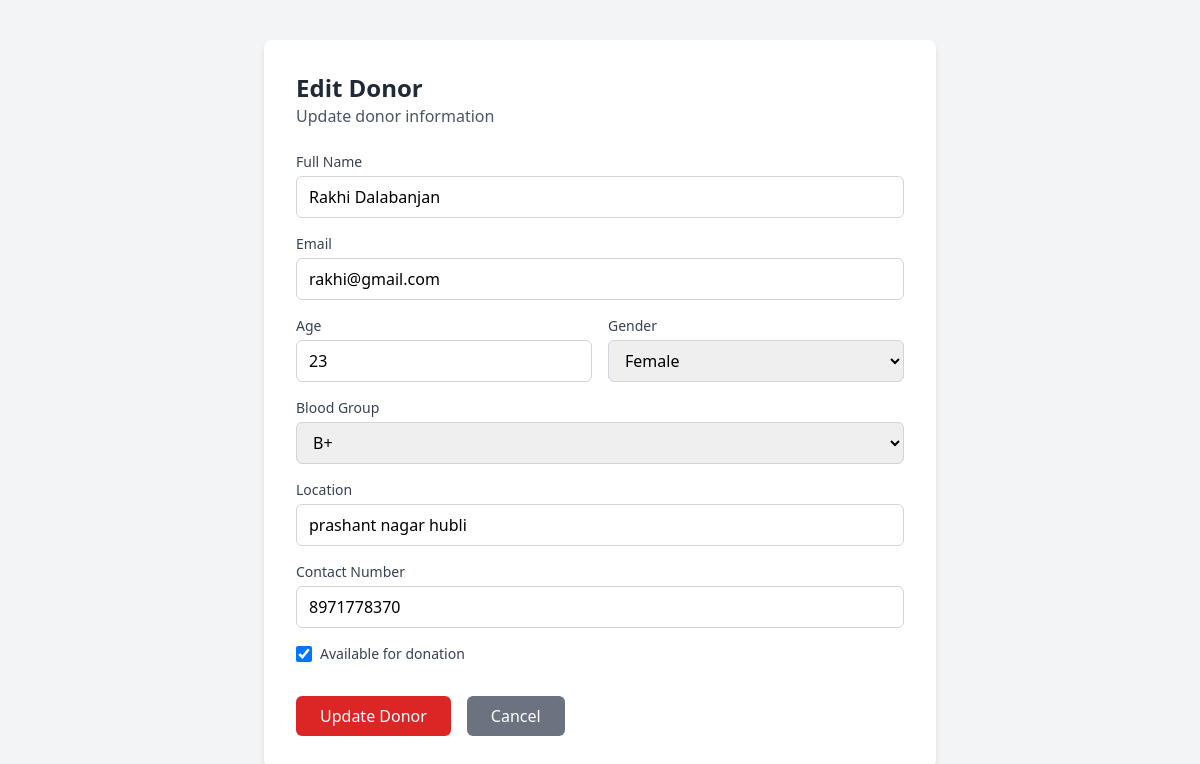
The app's page /admin/edit-donor/2 (signed in) with its own data.
### app.py (models this page shows)
class Donor(db.Model):
    id = db.Column(db.Integer, primary_key=True)
    name = db.Column(db.String(100), nullable=False)
    email = db.Column(db.String(100), unique=True, nullable=False)
    password = db.Column(db.String(200), nullable=False)
    age = db.Column(db.Integer, nullable=False)
    gender = db.Column(db.String(10), nullable=False)
    blood_group = db.Column(db.String(5), nullable=False)
    location = db.Column(db.String(200), nullable=False)
    contact = db.Column(db.String(20), nullable=False)
    availability = db.Column(db.Boolean, default=True)
    latitude = db.Column(db.Float, nullable=True)
    longitude = db.Column(db.Float, nullable=True)
    geocoded = db.Column(db.Boolean, default=False)
    last_geocoded = db.Column(db.DateTime, nullable=True)

### app.py (the view, shortened to what this page needs)
@app.route('/admin/edit-donor/<int:donor_id>', methods=['GET', 'POST'])
def admin_edit_donor(donor_id):
    if session.get('role') != 'admin':
        return redirect('/')
    donor = Donor.query.get_or_404(donor_id)
    return render_template('admin_edit_donor.html', donor=donor)

### templates/admin_edit_donor.html (shortened to what this page needs)
<!DOCTYPE html>
<html lang="en">
<head>
    <script src="https://cdn.tailwindcss.com"></script>
</head>
<body class="bg-gray-100 min-h-screen">
    <div class="max-w-2xl mx-auto py-10">
        <div class="bg-white rounded-lg shadow-md p-8">
            <div class="mb-6">
                <h1 class="text-2xl font-bold text-gray-800">Edit Donor</h1>
                <p class="text-gray-600">Update donor information</p>
            </div>
            <form method="POST" class="space-y-4">
                <div>
                    <label class="block text-sm font-medium text-gray-700 mb-1">Full Name</label>
                    <input type="text" name="name" value="{{ donor.name }}" required
                           class="w-full px-3 py-2 border border-gray-300 rounded-md focus:outline-none focus:ring-2 focus:ring-red-500">
                </div>
                <div>
                    <label class="block text-sm font-medium text-gray-700 mb-1">Email</label>
                    <input type="email" name="email" value="{{ donor.email }}" required
                           class="w-full px-3 py-2 border border-gray-300 rounded-md focus:outline-none focus:ring-2 focus:ring-red-500">
                </div>
                <div class="grid grid-cols-2 gap-4">
                    <div>
                        <label class="block text-sm font-medium text-gray-700 mb-1">Age</label>
                        <input type="number" name="age" value="{{ donor.age }}" required min="18" max="65"
                               class="w-full px-3 py-2 border border-gray-300 rounded-md focus:outline-none focus:ring-2 focus:ring-red-500">
                    </div>
                    <div>
                        <label class="block text-sm font-medium text-gray-700 mb-1">Gender</label>
                        <select name="gender" required
                                class="w-full px-3 py-2 border border-gray-300 rounded-md focus:outline-none focus:ring-2 focus:ring-red-500">
                            <option value="Female" {{ 'selected' if donor.gender == 'Female' else '' }}>Female</option>
                        </select>
                    </div>
                </div>
                <div>
                    <label class="block text-sm font-medium text-gray-700 mb-1">Blood Group</label>
                    <select name="blood_group" required
                            class="w-full px-3 py-2 border border-gray-300 rounded-md focus:outline-none focus:ring-2 focus:ring-red-500">
                        <option value="B+" {{ 'selected' if donor.blood_group == 'B+' else '' }}>B+</option>
                    </select>
                </div>
                <div>
                    <label class="block text-sm font-medium text-gray-700 mb-1">Location</label>
                    <input type="text" name="location" value="{{ donor.location }}" required
                           placeholder="City, State, Pincode"
                           class="w-full px-3 py-2 border border-gray-300 rounded-md focus:outline-none focus:ring-2 focus:ring-red-500">
                </div>
                <div>
                    <label class="block text-sm font-medium text-gray-700 mb-1">Contact Number</label>
                    <input type="tel" name="contact" value="{{ donor.contact }}" required
                           class="w-full px-3 py-2 border border-gray-300 rounded-md focus:outline-none focus:ring-2 focus:ring-red-500">
                </div>
                <div class="flex items-center">
                    <input type="checkbox" name="availability" id="availability"
                           {{ 'checked' if donor.availability else '' }}
                           class="h-4 w-4 text-red-600 focus:ring-red-500 border-gray-300 rounded">
                    <label for="availability" class="ml-2 text-sm text-gray-700">Available for donation</label>
                </div>
                <div class="flex space-x-4 pt-4">
                    <button type="submit"
                            class="bg-red-600 text-white px-6 py-2 rounded-md hover:bg-red-700 focus:outline-none focus:ring-2 focus:ring-red-500">
                        Update Donor
                    </button>
                    <a href="/admin-dashboard#donors-section"
                       class="bg-gray-500 text-white px-6 py-2 rounded-md hover:bg-gray-600 focus:outline-none focus:ring-2 focus:ring-gray-500">
                        Cancel
                    </a>
                </div>
            </form>
        </div>
    </div>
</body>
</html>

### records on screen
Donor: name "Rakhi Dalabanjan", email "rakhi@gmail.com", age "23", location "prashant nagar hubli", contact "8971778370"
